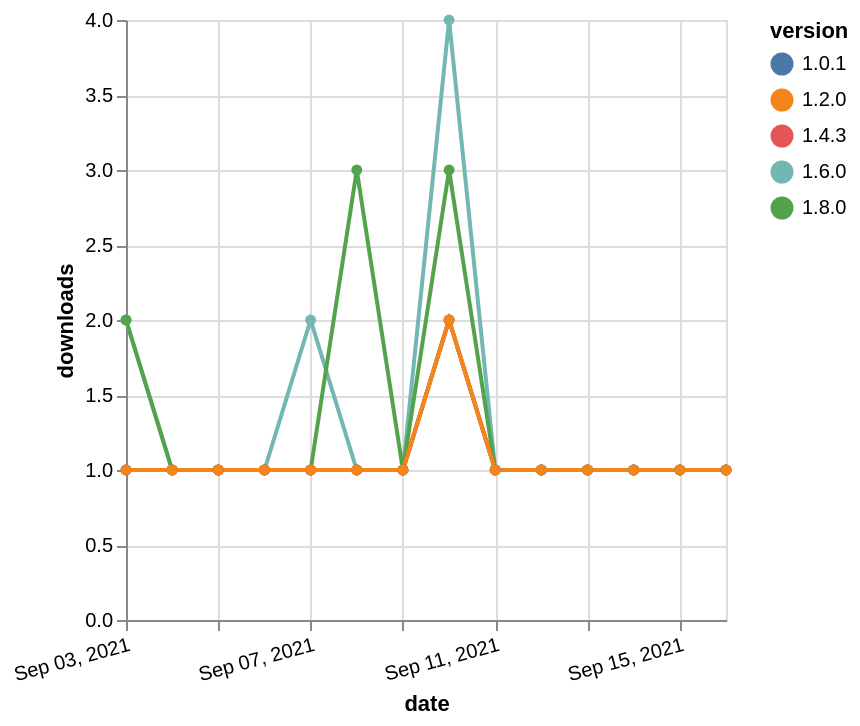

Source (Vega-Lite JSON):
### Vega-Lite specification from a JSON file in a GitHub repository (floating-point values rounded to 4 significant figures)
{"$schema": "https://vega.github.io/schema/vega-lite/v5.json", "description": "A simple bar chart with embedded data.", "data": {"values": [{"date": "2021-09-03", "total": 205, "delta": 2, "version": "1.6.0"}, {"date": "2021-09-04", "total": 206, "delta": 1, "version": "1.6.0"}, {"date": "2021-09-05", "total": 207, "delta": 1, "version": "1.6.0"}, {"date": "2021-09-06", "total": 208, "delta": 1, "version": "1.6.0"}, {"date": "2021-09-07", "total": 210, "delta": 2, "version": "1.6.0"}, {"date": "2021-09-08", "total": 211, "delta": 1, "version": "1.6.0"}, {"date": "2021-09-09", "total": 212, "delta": 1, "version": "1.6.0"}, {"date": "2021-09-10", "total": 216, "delta": 4, "version": "1.6.0"}, {"date": "2021-09-11", "total": 217, "delta": 1, "version": "1.6.0"}, {"date": "2021-09-12", "total": 218, "delta": 1, "version": "1.6.0"}, {"date": "2021-09-13", "total": 219, "delta": 1, "version": "1.6.0"}, {"date": "2021-09-14", "total": 220, "delta": 1, "version": "1.6.0"}, {"date": "2021-09-15", "total": 221, "delta": 1, "version": "1.6.0"}, {"date": "2021-09-16", "total": 222, "delta": 1, "version": "1.6.0"}, {"date": "2021-09-03", "total": 127, "delta": 2, "version": "1.8.0"}, {"date": "2021-09-04", "total": 128, "delta": 1, "version": "1.8.0"}, {"date": "2021-09-05", "total": 129, "delta": 1, "version": "1.8.0"}, {"date": "2021-09-06", "total": 130, "delta": 1, "version": "1.8.0"}, {"date": "2021-09-07", "total": 131, "delta": 1, "version": "1.8.0"}, {"date": "2021-09-08", "total": 134, "delta": 3, "version": "1.8.0"}, {"date": "2021-09-09", "total": 135, "delta": 1, "version": "1.8.0"}, {"date": "2021-09-10", "total": 138, "delta": 3, "version": "1.8.0"}, {"date": "2021-09-11", "total": 139, "delta": 1, "version": "1.8.0"}, {"date": "2021-09-12", "total": 140, "delta": 1, "version": "1.8.0"}, {"date": "2021-09-13", "total": 141, "delta": 1, "version": "1.8.0"}, {"date": "2021-09-14", "total": 142, "delta": 1, "version": "1.8.0"}, {"date": "2021-09-15", "total": 143, "delta": 1, "version": "1.8.0"}, {"date": "2021-09-16", "total": 144, "delta": 1, "version": "1.8.0"}, {"date": "2021-09-03", "total": 199, "delta": 1, "version": "1.0.1"}, {"date": "2021-09-04", "total": 200, "delta": 1, "version": "1.0.1"}, {"date": "2021-09-05", "total": 201, "delta": 1, "version": "1.0.1"}, {"date": "2021-09-06", "total": 202, "delta": 1, "version": "1.0.1"}, {"date": "2021-09-07", "total": 203, "delta": 1, "version": "1.0.1"}, {"date": "2021-09-08", "total": 204, "delta": 1, "version": "1.0.1"}, {"date": "2021-09-09", "total": 205, "delta": 1, "version": "1.0.1"}, {"date": "2021-09-10", "total": 207, "delta": 2, "version": "1.0.1"}, {"date": "2021-09-11", "total": 208, "delta": 1, "version": "1.0.1"}, {"date": "2021-09-12", "total": 209, "delta": 1, "version": "1.0.1"}, {"date": "2021-09-13", "total": 210, "delta": 1, "version": "1.0.1"}, {"date": "2021-09-14", "total": 211, "delta": 1, "version": "1.0.1"}, {"date": "2021-09-15", "total": 212, "delta": 1, "version": "1.0.1"}, {"date": "2021-09-16", "total": 213, "delta": 1, "version": "1.0.1"}, {"date": "2021-09-03", "total": 169, "delta": 1, "version": "1.4.3"}, {"date": "2021-09-04", "total": 170, "delta": 1, "version": "1.4.3"}, {"date": "2021-09-05", "total": 171, "delta": 1, "version": "1.4.3"}, {"date": "2021-09-06", "total": 172, "delta": 1, "version": "1.4.3"}, {"date": "2021-09-07", "total": 173, "delta": 1, "version": "1.4.3"}, {"date": "2021-09-08", "total": 174, "delta": 1, "version": "1.4.3"}, {"date": "2021-09-09", "total": 175, "delta": 1, "version": "1.4.3"}, {"date": "2021-09-10", "total": 177, "delta": 2, "version": "1.4.3"}, {"date": "2021-09-11", "total": 178, "delta": 1, "version": "1.4.3"}, {"date": "2021-09-12", "total": 179, "delta": 1, "version": "1.4.3"}, {"date": "2021-09-13", "total": 180, "delta": 1, "version": "1.4.3"}, {"date": "2021-09-14", "total": 181, "delta": 1, "version": "1.4.3"}, {"date": "2021-09-15", "total": 182, "delta": 1, "version": "1.4.3"}, {"date": "2021-09-16", "total": 183, "delta": 1, "version": "1.4.3"}, {"date": "2021-09-03", "total": 193, "delta": 1, "version": "1.2.0"}, {"date": "2021-09-04", "total": 194, "delta": 1, "version": "1.2.0"}, {"date": "2021-09-05", "total": 195, "delta": 1, "version": "1.2.0"}, {"date": "2021-09-06", "total": 196, "delta": 1, "version": "1.2.0"}, {"date": "2021-09-07", "total": 197, "delta": 1, "version": "1.2.0"}, {"date": "2021-09-08", "total": 198, "delta": 1, "version": "1.2.0"}, {"date": "2021-09-09", "total": 199, "delta": 1, "version": "1.2.0"}, {"date": "2021-09-10", "total": 201, "delta": 2, "version": "1.2.0"}, {"date": "2021-09-11", "total": 202, "delta": 1, "version": "1.2.0"}, {"date": "2021-09-12", "total": 203, "delta": 1, "version": "1.2.0"}, {"date": "2021-09-13", "total": 204, "delta": 1, "version": "1.2.0"}, {"date": "2021-09-14", "total": 205, "delta": 1, "version": "1.2.0"}, {"date": "2021-09-15", "total": 206, "delta": 1, "version": "1.2.0"}, {"date": "2021-09-16", "total": 207, "delta": 1, "version": "1.2.0"}]}, "width": "container", "mark": {"type": "line", "point": {"filled": true}}, "encoding": {"x": {"field": "date", "type": "temporal", "timeUnit": "yearmonthdate", "title": "date", "axis": {"labelAngle": -15}}, "y": {"field": "delta", "type": "quantitative", "title": "downloads"}, "color": {"field": "version", "type": "nominal"}, "tooltip": {"field": "delta"}}}
